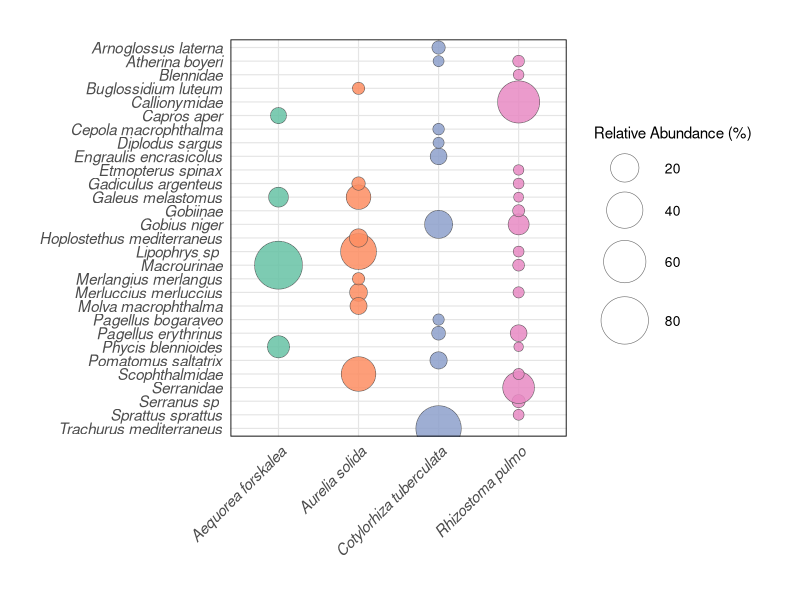
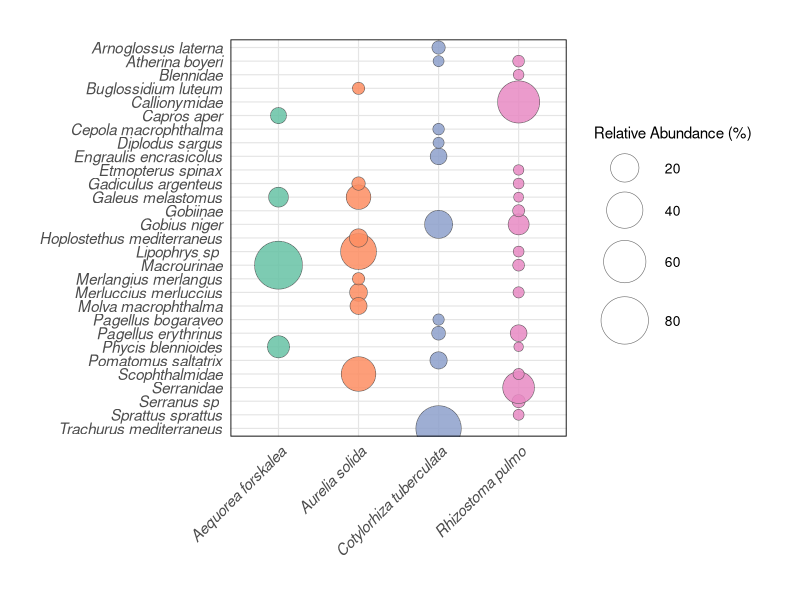

Recreate these plots in R, in order.
install.packages("Rtools")
install.packages("ggplot2")
install.packages("reshape2")
install.packages("scales")

library(ggplot2)
library(reshape2)
library(scales)

setwd('G:/My Drive/Papers/Courtney May/Bubble plot')

pc <- read.csv("relative_abundance.csv")
pc[, -1] <- pc[, -1] * 100
pcm <- melt(pc, id = "Sample")

#jellyfish to full species names
pcm$Sample <- factor(pcm$Sample, levels = unique(pcm$Sample))
levels(pcm$Sample) <- c(
   "Aequorea forskalea","Aurelia solida",
  "Rhizostoma pulmo", "Cotylorhiza tuberculata"
)

#sort axis alphabetically
pcm$Sample <- factor(pcm$Sample, levels = sort(levels(pcm$Sample)))
pcm$variable <- gsub("\\.", " ", pcm$variable)
pcm$variable <- factor(pcm$variable, levels = rev(sort(unique(pcm$variable))))


# delete rows with 0 relative abundance
pcm <- subset(pcm, value > 0)

#not sure what colours to do
sample_colours <- c("#66c2a5", "#fc8d62", "#8da0cb", "#e78ac3")

p <- ggplot(pcm, aes(x = Sample, y = variable)) +
  geom_point(aes(size = value, fill = Sample),
             shape = 21, colour = "grey30", stroke = 0.3, alpha = 0.85) +
  scale_size_continuous(
    name = "Relative Abundance (%)",
    range = c(3, 16),
    breaks = pretty_breaks(4)
  ) +
  scale_fill_manual(values = sample_colours, guide = "none") +
  labs(x = NULL, y = NULL) +
  theme_minimal(base_size = 13) +
  theme(
    axis.text.x = element_text(angle = 45, hjust = 1, face = "italic", size = 11),
    axis.text.y = element_text(face = "italic", size = 11),
    panel.grid.major = element_line(color = "grey90", linewidth = 0.4),
    panel.border = element_rect(fill = NA, color = "black", linewidth = 0.6),
    legend.position = "right",
    legend.title = element_text(size = 11),
    legend.text = element_text(size = 10),
    plot.margin = margin(1, 1, 1, 1, "cm"),
    plot.background = element_rect(fill = "white", color = NA)
  )

print(p)

ggsave("bubbleplot_final.png", plot = p, width = 9, height = 8, dpi = 600)
